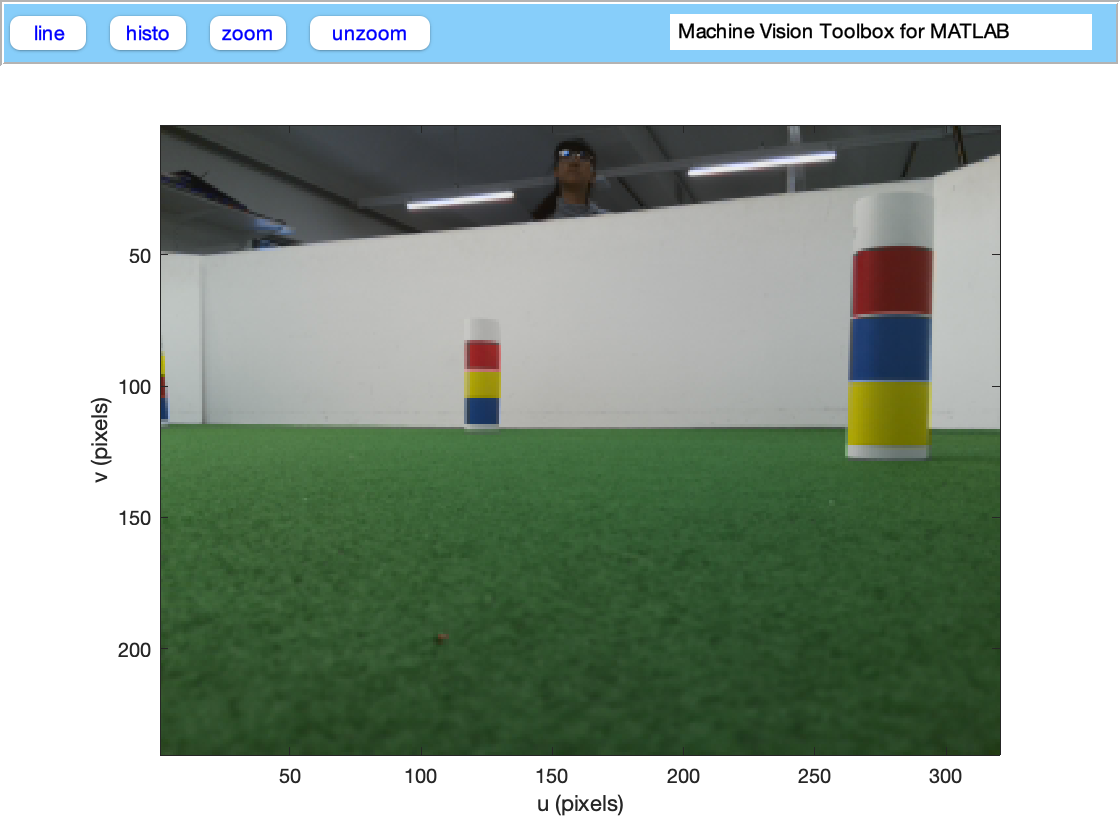
%> input picture Prac7/map1r1.png, 1120 x 840 px
$ octave --eval "result = sense(imread('map1r1.png'));"   (GNU Octave 9; MATLAB toolbox functions it lacks are replaced by stand-ins)
%> lines starting %> are read from the running program, lines starting %| are printed output that depends on the picture; in (x1, y1, x2, y2) boxes, pixels count from 0 and x2, y2 are one past the last pixel; in counts of white or black regions, pixels touching at a corner belong together; the program's own positions count from 1
%> in sense, im is the input picture: size 840x1120x3 uint8; mean R, G, B 157.5, 170.9, 160.6
### Prac7/hsvRed2.m
function [BW,maskedRGBImage] = hsvRed2(RGB)
%createMask  Threshold RGB image using auto-generated code from colorThresholder app.
%  [BW,MASKEDRGBIMAGE] = createMask(RGB) thresholds image RGB using
%  auto-generated code from the colorThresholder app. The colorspace and
%  range for each channel of the colorspace were set within the app. The
%  segmentation mask is returned in BW, and a composite of the mask and
%  original RGB images is returned in maskedRGBImage.

% Auto-generated by colorThresholder app on 30-Apr-2021
%------------------------------------------------------


% Convert RGB image to chosen color space
I = rgb2hsv(RGB);
%> I: size 840x1120x3 double; mean H, S, V 0.211, 0.177, 0.682

% Define thresholds for channel 1 based on histogram settings
channel1Min = 0.680;
channel1Max = 0.152;

% Define thresholds for channel 2 based on histogram settings
channel2Min = 0.586;
channel2Max = 1.000;

% Define thresholds for channel 3 based on histogram settings
channel3Min = 0.268;
channel3Max = 0.601;

% Create mask based on chosen histogram thresholds
sliderBW = ( (I(:,:,1) >= channel1Min) | (I(:,:,1) <= channel1Max) ) & ...
    (I(:,:,2) >= channel2Min ) & (I(:,:,2) <= channel2Max) & ...
    (I(:,:,3) >= channel3Min ) & (I(:,:,3) <= channel3Max);
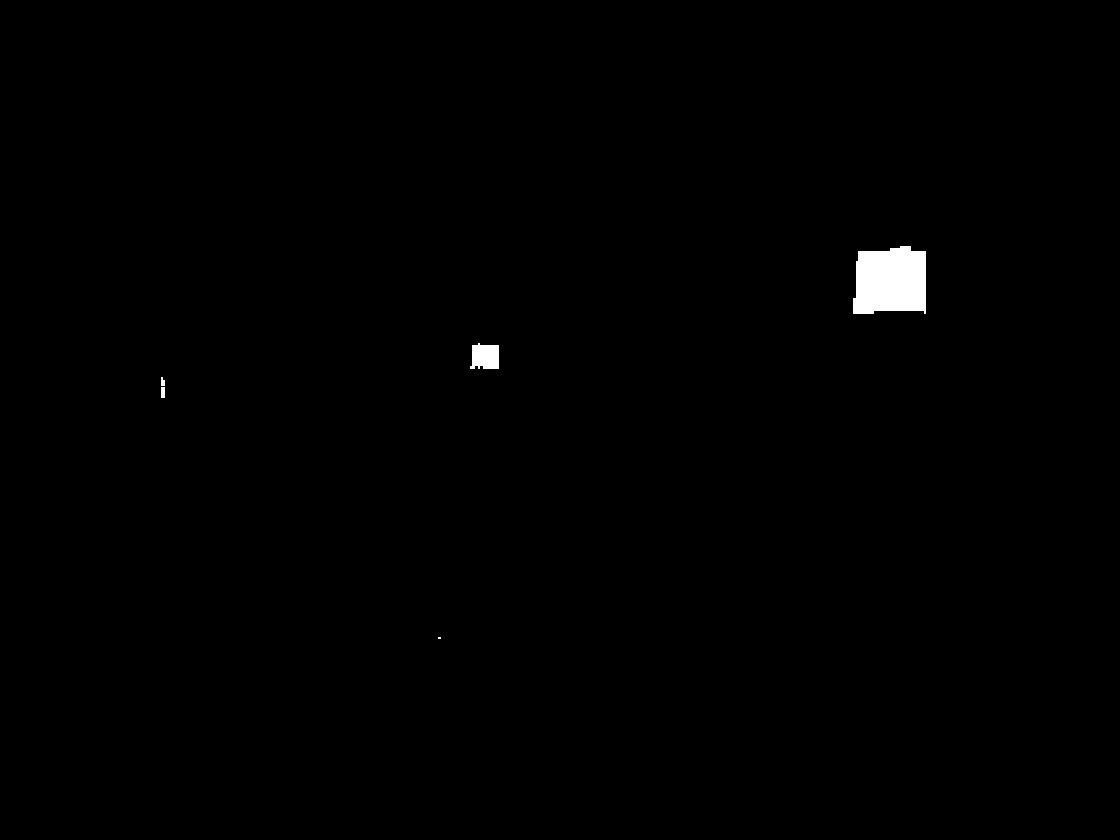
%> sliderBW: size 840x1120 logical; 0.54% white; 5 white regions (1 under 20 px), largest, box (x1, y1, x2, y2) and area: (853, 246, 926, 314) 4373, (470, 343, 499, 369) 640, (161, 387, 165, 398) 44, (161, 377, 165, 386) 30
BW = sliderBW;

% Initialize output masked image based on input image.
maskedRGBImage = RGB;

% Set background pixels where BW is false to zero.
maskedRGBImage(repmat(~BW,[1 1 3])) = 0;

end

### Prac7/rgbBlue.m
function [BW,maskedRGBImage] = rgbBlue(RGB)
%createMask  Threshold RGB image using auto-generated code from colorThresholder app.
%  [BW,MASKEDRGBIMAGE] = createMask(RGB) thresholds image RGB using
%  auto-generated code from the colorThresholder app. The colorspace and
%  range for each channel of the colorspace were set within the app. The
%  segmentation mask is returned in BW, and a composite of the mask and
%  original RGB images is returned in maskedRGBImage.

% Auto-generated by colorThresholder app on 29-Apr-2021
%------------------------------------------------------


% Convert RGB image to chosen color space
I = RGB;

% Define thresholds for channel 1 based on histogram settings
channel1Min = 0.000;
channel1Max = 38.000;

% Define thresholds for channel 2 based on histogram settings
channel2Min = 45.000;
channel2Max = 65.000;

% Define thresholds for channel 3 based on histogram settings
channel3Min = 77.000;
channel3Max = 127.000;

% Create mask based on chosen histogram thresholds
sliderBW = (I(:,:,1) >= channel1Min ) & (I(:,:,1) <= channel1Max) & ...
    (I(:,:,2) >= channel2Min ) & (I(:,:,2) <= channel2Max) & ...
    (I(:,:,3) >= channel3Min ) & (I(:,:,3) <= channel3Max);
BW = sliderBW;

% Initialize output masked image based on input image.
maskedRGBImage = RGB;

% Set background pixels where BW is false to zero.
maskedRGBImage(repmat(~BW,[1 1 3])) = 0;

end

### Prac7/hsvYellow.m
function [BW,maskedRGBImage] = hsvYellow(RGB)
%createMask  Threshold RGB image using auto-generated code from colorThresholder app.
%  [BW,MASKEDRGBIMAGE] = createMask(RGB) thresholds image RGB using
%  auto-generated code from the colorThresholder app. The colorspace and
%  range for each channel of the colorspace were set within the app. The
%  segmentation mask is returned in BW, and a composite of the mask and
%  original RGB images is returned in maskedRGBImage.

% Auto-generated by colorThresholder app on 29-Apr-2021
%------------------------------------------------------


% Convert RGB image to chosen color space
I = rgb2hsv(RGB);

% Define thresholds for channel 1 based on histogram settings
channel1Min = 0.095;
channel1Max = 0.222;

% Define thresholds for channel 2 based on histogram settings
channel2Min = 0.793;
channel2Max = 1.000;

% Define thresholds for channel 3 based on histogram settings
channel3Min = 0.338;
channel3Max = 0.712;

% Create mask based on chosen histogram thresholds
sliderBW = (I(:,:,1) >= channel1Min ) & (I(:,:,1) <= channel1Max) & ...
    (I(:,:,2) >= channel2Min ) & (I(:,:,2) <= channel2Max) & ...
    (I(:,:,3) >= channel3Min ) & (I(:,:,3) <= channel3Max);
BW = sliderBW;

% Initialize output masked image based on input image.
maskedRGBImage = RGB;

% Set background pixels where BW is false to zero.
maskedRGBImage(repmat(~BW,[1 1 3])) = 0;

end

### Prac7/sense.m
function Z = sense(I)
% for week 7 task, detect IDs only
% input: I is an RGB image of the robot's view
% output: Z = 1xn where n is the number of beacons in the image.

%for week 8 task, detect IDs and estimate range and bearing
% input: I is an RGB image of the robot's view
% output: Z = nx3 where Z(i,:) = [id range bearing] (bearing should be in degrees)

    im = I;

    % filtering number of beacons
    [r, ~] = hsvRed2(im);
    se = strel('disk', 6);
    med = medfilt2(r);
%> med: size 840x1120 logical; 0.54% white; 4 white regions (1 under 20 px), largest, box (x1, y1, x2, y2) and area: (853, 246, 926, 314) 4369, (470, 344, 499, 369) 636, (161, 378, 165, 398) 68
    heal = imopen(med, se);
%> heal: size 840x1120 logical; 0.52% white; 2 white regions, box (x1, y1, x2, y2) and area: (853, 246, 926, 314) 4338, (472, 345, 499, 369) 591
    bw = bwlabel(heal);
%> bw: size 840x1120 double; 3 distinct labels, from 0 to 2
    uni = unique(bw);
%> uni = [0; 1; 2]
    numBeacs = numel(uni);
%> numBeacs = 3
    dist = zeros(numBeacs, 3);
    se = strel('disk', 4);

    % color filtering
    [r, ~] = hsvRed2(im);
    imR = imerode(r, se);
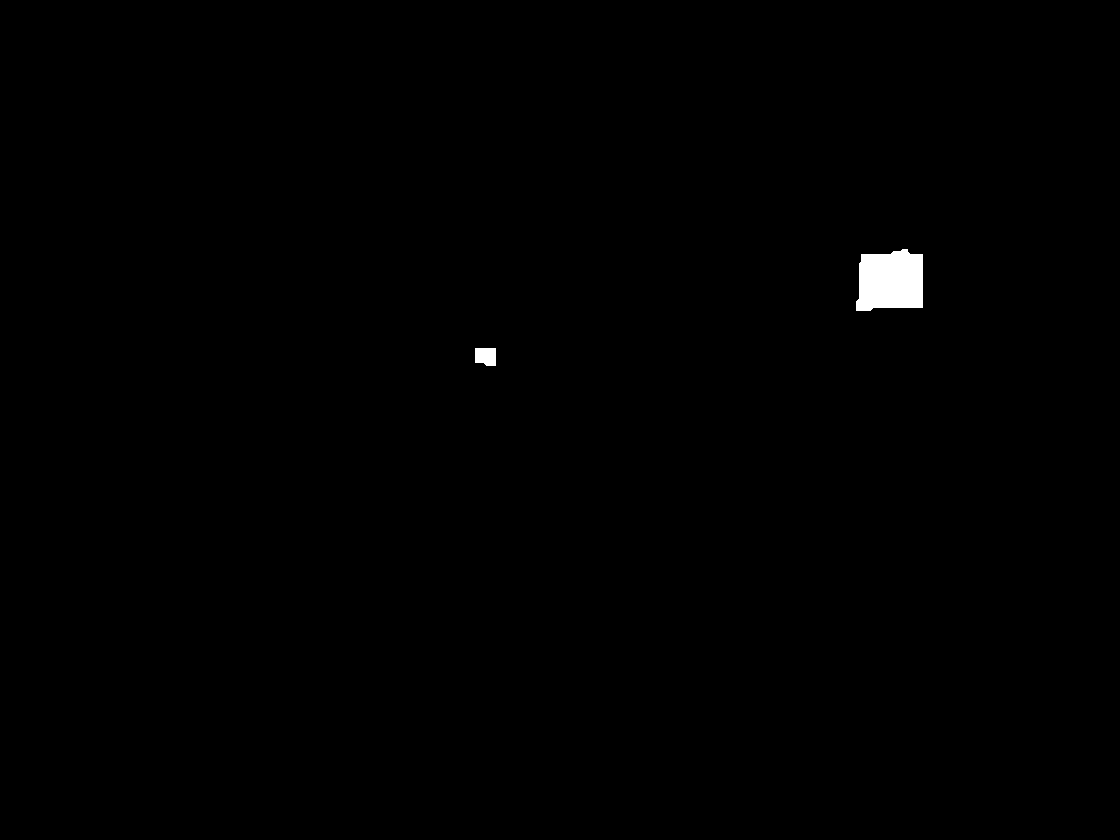
%> imR: size 840x1120 logical; 0.42% white; 2 white regions, box (x1, y1, x2, y2) and area: (856, 249, 923, 311) 3575, (475, 348, 496, 366) 348
    statsR = regionprops('table', imR,'Centroid');
%> statsR = 2 regions; Centroid: [486.5 356.8], [891.2 281.6]
    centR = cat(1, statsR.Centroid);
%> centR = [486.5 356.8; 891.2 281.6]
    for i = 1:size(centR,1)
        dist(i,1) = hypot(centR(i,1), centR(i,2));
    end
%> this loop made 2 passes
%> after the loop, dist = [603.3 0 0; 934.7 0 0; 0 0 0]
    cents(1:size(centR,1),1:2) = centR;

    [b, ~] = rgbBlue(im);
%> in rgbBlue, `sliderBW = (I(:,:,1) >= channel1Min ) & (I(:,:,1) <= channel1Max) & (I..`: sliderBW: size 840x1120 logical; 0.54% white; 3 white regions, box (x1, y1, x2, y2) and area: (853, 319, 926, 380) 4314, (470, 398, 496, 424) 676, (161, 398, 165, 419) 84
    imB = imerode(b, se);
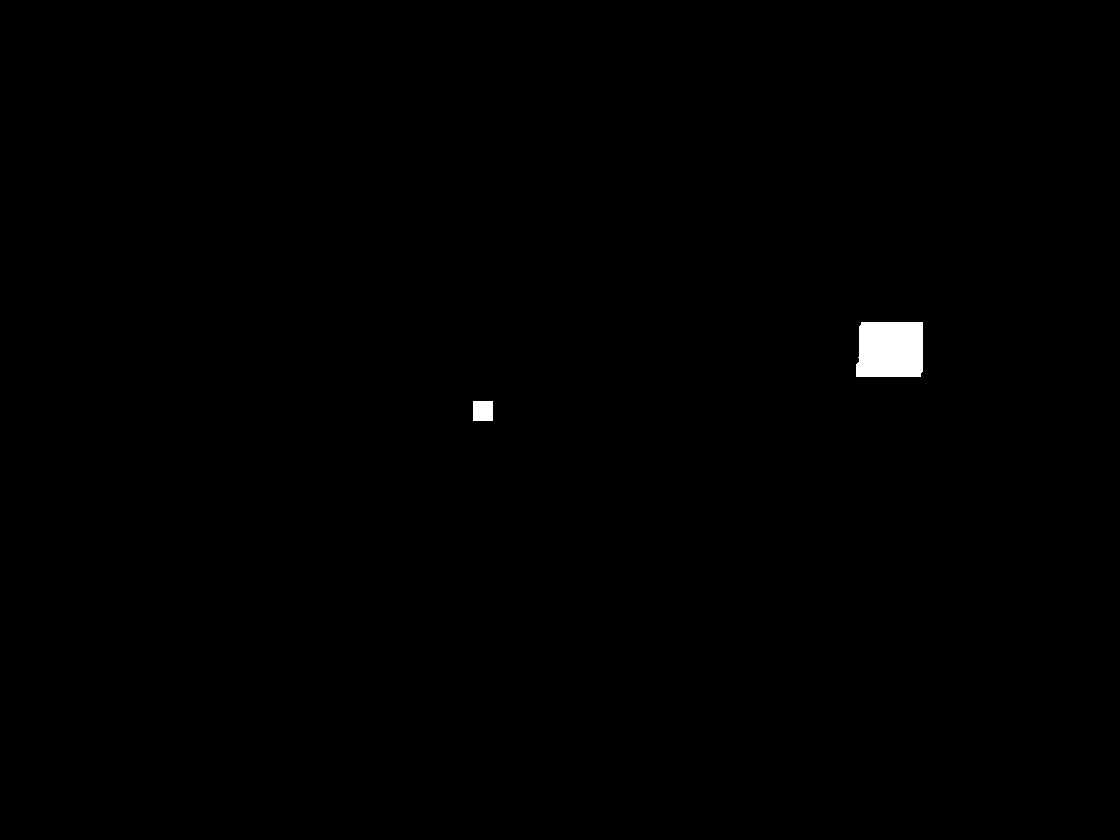
%> imB: size 840x1120 logical; 0.42% white; 2 white regions, box (x1, y1, x2, y2) and area: (856, 322, 923, 377) 3547, (473, 401, 493, 421) 400
    statsB = regionprops('table', imB,'Centroid');
%> statsB = 2 regions; Centroid: [483.5 411.5], [891.1 350.2]
    centB = cat(1, statsB.Centroid);
%> centB = [483.5 411.5; 891.1 350.2]
    for i = 1:size(centB,1)
        dist(i,2) = hypot(centB(i,1), centB(i,2));
    end
%> after the loop, dist = [603.3 634.9 0; 934.7 957.4 0; 0 0 0]
    cents(1:size(centB,1),3:4) = centB;


    [y, ~] = hsvYellow(im);
%> in hsvYellow, `sliderBW = (I(:,:,1) >= channel1Min ) & (I(:,:,1) <= channel1Max) & (I..`: sliderBW: size 840x1120 logical; 0.59% white; 5 white regions (1 under 20 px), largest, box (x1, y1, x2, y2) and area: (848, 382, 926, 445) 4722, (470, 372, 501, 398) 758, (161, 356, 165, 377) 54, (929, 437, 932, 445) 24
    imY = imerode(y, se);
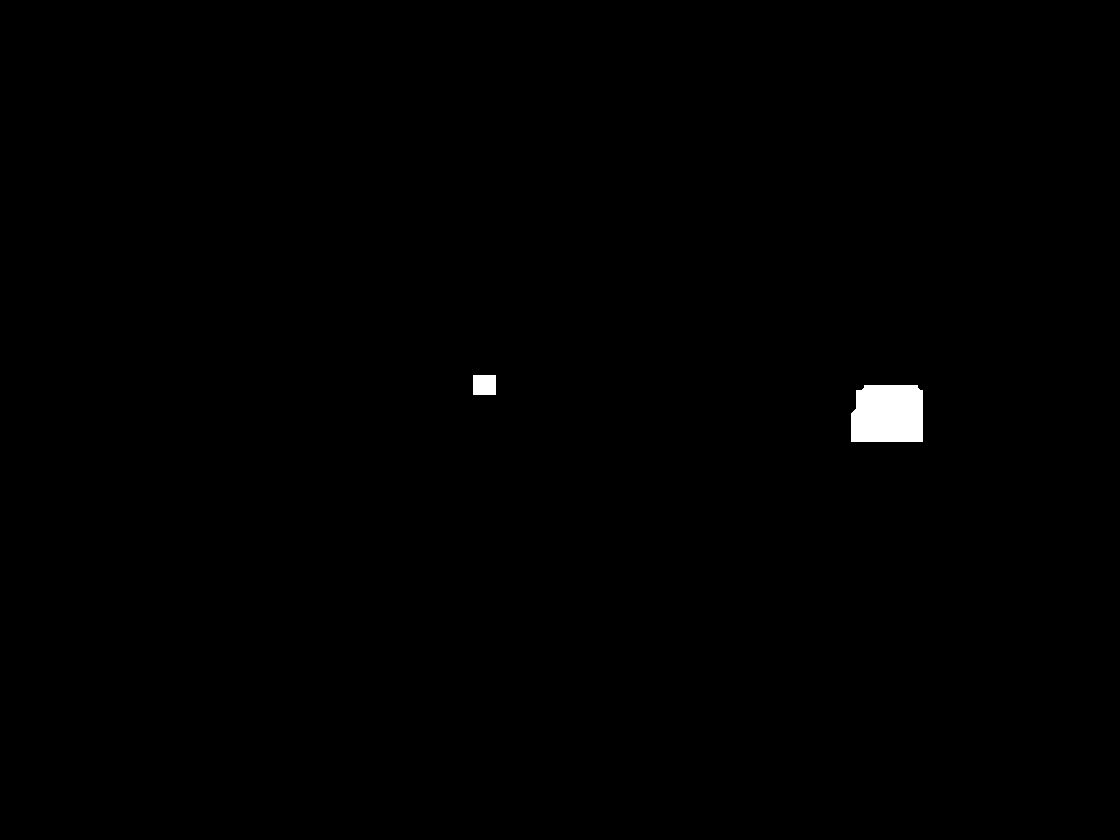
%> imY: size 840x1120 logical; 0.47% white; 2 white regions, box (x1, y1, x2, y2) and area: (851, 385, 923, 442) 3915, (473, 375, 496, 395) 460
    statsY = regionprops('table', imY,'Centroid');
%> statsY = 2 regions; Centroid: [485 385.5], [888.7 414.9]
    centY = cat(1, statsY.Centroid);
%> centY = [485 385.5; 888.7 414.9]
    for i = 1:size(centY,1)
        dist(i,3) = hypot(centY(i,1), centY(i,2));
    end
%> after the loop, dist = [603.3 634.9 619.5; 934.7 957.4 980.8; 0 0 0]
    cents(1:size(centY,1),5:6) = centY;

    array = [];

    % labelling color and binary number
    for i = 1:size(dist,1)
        if dist(i,1) > dist(i,2)  && dist(i,1) > dist(i,3)
            color(i,3) = "red";
            array(i,5:6) = [0,1];
        elseif (dist(i,1) > dist(i,2) && dist(i,1) < dist(i,3)) || (dist(i,1) < dist(i,2) && dist(i,1) > dist(i,3))
            color(i,2) = "red";
            array(i,3:4) = [0,1];
        else
            color(i,1) = "red";
            array(i,1:2) = [0,1];
        end

        if dist(i,2) > dist(i,1)  && dist(i,2) > dist(i,3)
            color(i,3) = "blue";
            array(i,5:6) = [1,0];
        elseif (dist(i,2) > dist(i,1) && dist(i,2) < dist(i,3)) || (dist(i,2) < dist(i,1) && dist(i,2) > dist(i,3))
            color(i,2) = "blue";
            array(i,3:4) = [1,0];
        else
            color(i,1) = "blue";
            array(i,1:2) = [1,0];
        end

        if dist(i,3) > dist(i,1)  && dist(i,3) > dist(i,2)
            color(i,3) = "yellow";
            array(i,5:6) = [1,1];
        elseif (dist(i,3) > dist(i,1) && dist(i,3) < dist(i,2)) || (dist(i,3) < dist(i,1) && dist(i,3) > dist(i,2))
            color(i,2) = "yellow";
            array(i,3:4) = [1,1];
        else
            color(i,1) = "yellow";
            array(i,1:2) = [1,1];
        end
    end
%> this loop made 1 pass

    % flipping array
    array = fliplr(array); % [array(:,5:6) array(:,3:4) array(:,1:2)];

    if isempty(array)
        Z = [];
        return
    end

    % convert binary to decimal
    for i = 1:size(array,1)
        Z(i) = bin2dec(num2str(array(i,:)));
    end

end


% write all your helper functions below and call them inside the function sense
%> (the run ends here)
